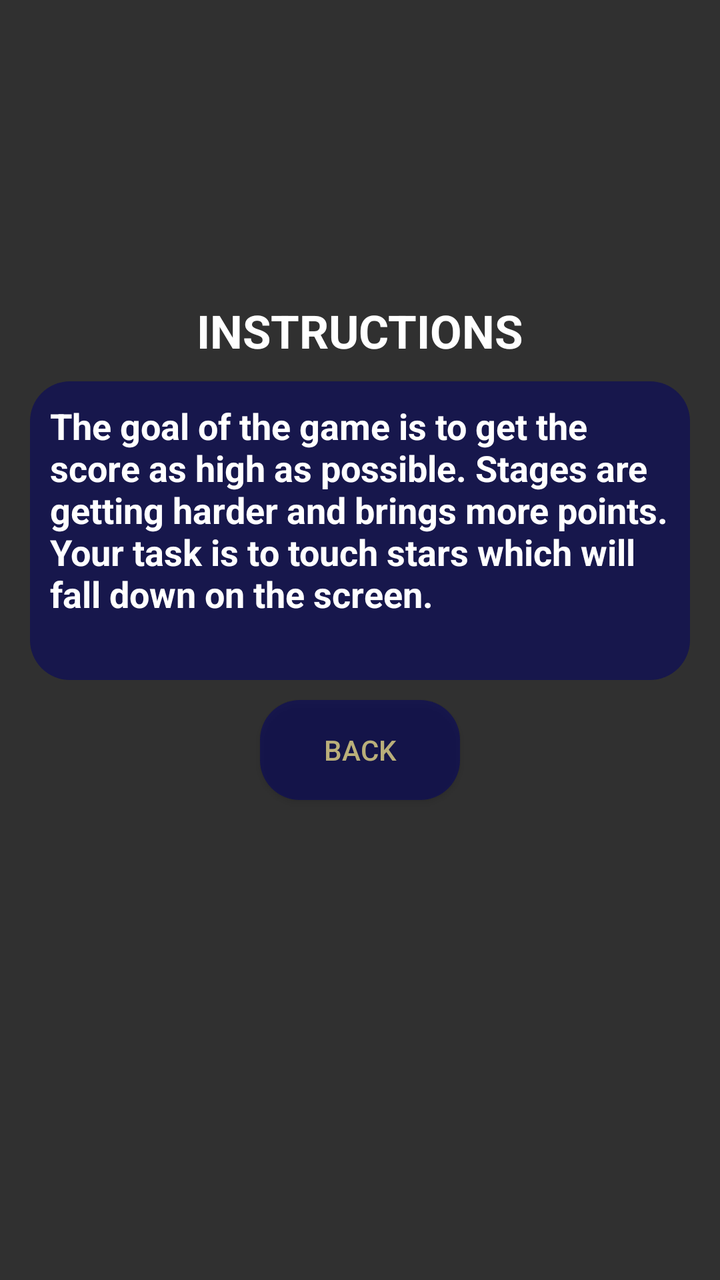
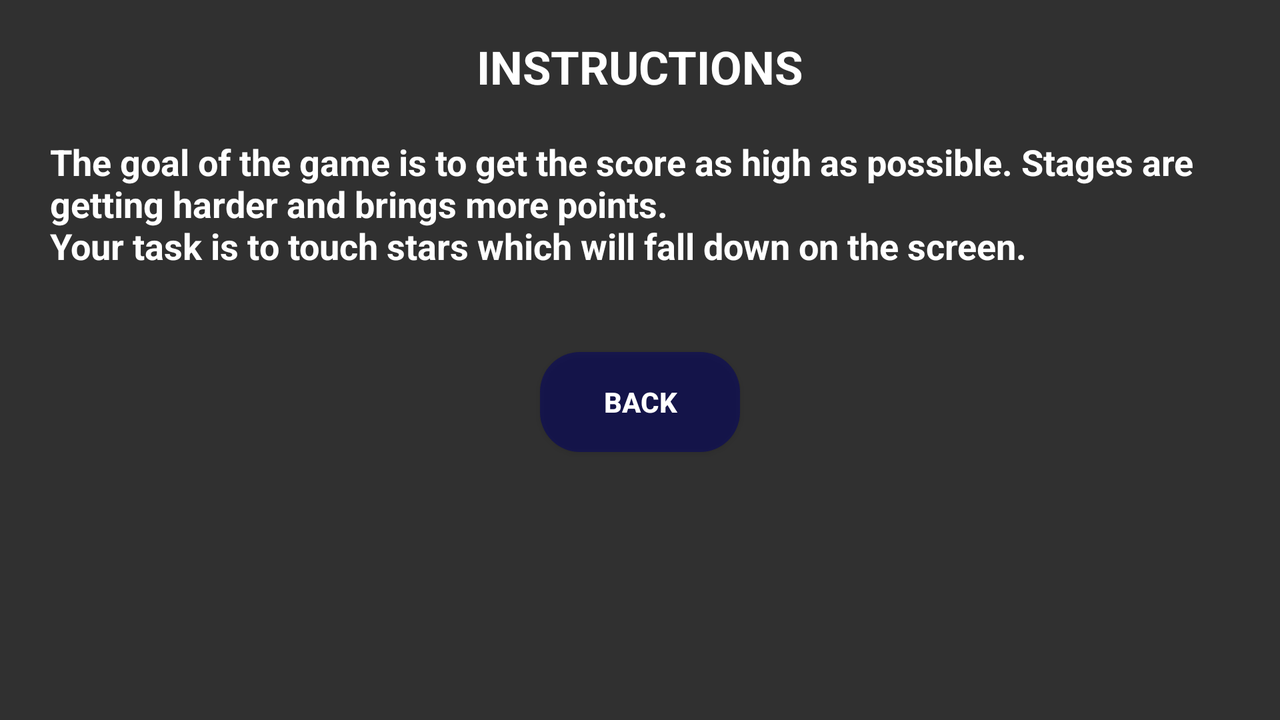

An Android layout and its configuration variant, each rendered on a device that would load it. The default file and the variant file are quoted in full after the pictures.
<!-- AndroidManifest.xml: application theme Theme.AppCompat.NoActionBar -->
<!-- res/layout/instructions_layout.xml -->
<?xml version="1.0" encoding="utf-8"?>
<androidx.constraintlayout.widget.ConstraintLayout xmlns:android="http://schemas.android.com/apk/res/android"
    xmlns:app="http://schemas.android.com/apk/res-auto"
    xmlns:tools="http://schemas.android.com/tools"
    android:layout_width="match_parent"
    android:layout_height="match_parent"
    tools:context=".view.MainMenuActivity"
    android:background="@drawable/kosmos">

    <ImageView
        android:id="@+id/bigStar"
        android:layout_width="100dp"
        android:layout_height="100dp"
        android:layout_marginTop="50dp"
        android:contentDescription="@string/app_name"
        android:src="@drawable/ic_star_black_24dp"
        app:layout_constraintEnd_toEndOf="parent"
        app:layout_constraintStart_toStartOf="parent"
        app:layout_constraintTop_toTopOf="parent" />

    <TextView
        android:id="@+id/appNameText"
        android:layout_width="wrap_content"
        android:layout_height="wrap_content"
        android:text="@string/instructions"
        android:textStyle="bold"
        android:textSize="@dimen/app_page_title"
        android:textColor="@android:color/white"
        app:layout_constraintEnd_toEndOf="parent"
        app:layout_constraintStart_toStartOf="parent"
        app:layout_constraintTop_toBottomOf="@id/bigStar" />

    <TextView
        android:id="@+id/instruction_info"
        style="@style/ButtonMenu"
        android:layout_width="match_parent"
        android:layout_height="wrap_content"
        android:layout_marginStart="@dimen/basic_text_margin"
        android:layout_marginEnd="@dimen/basic_text_margin"
        android:padding="@dimen/basic_text_padding"
        android:textSize="@dimen/basic_text_size"
        android:text="@string/instruction_info"
        android:onClick="menuOptionsListener"
        app:layout_constraintEnd_toEndOf="parent"
        app:layout_constraintStart_toStartOf="parent"
        app:layout_constraintTop_toBottomOf="@id/appNameText"/>

    <Button
        android:id="@+id/ok"
        android:layout_width="@dimen/dialog_button_width"
        android:layout_height="@dimen/dialog_button_height"
        android:background="@drawable/menu_button"
        android:text="@string/back"
        android:textColor="@color/yellowColor"
        android:layout_marginTop="@dimen/default_margin"
        android:onClick="menuOptionsListener"
        app:layout_constraintEnd_toEndOf="parent"
        app:layout_constraintStart_toStartOf="parent"
        app:layout_constraintTop_toBottomOf="@id/instruction_info" />
</androidx.constraintlayout.widget.ConstraintLayout>
<!-- resources referenced by this layout -->
<resources>
  <color name="yellowColor">#CBE4D786</color>
  <dimen name="app_page_title">23sp</dimen>
  <dimen name="basic_text_margin">15dp</dimen>
  <dimen name="basic_text_padding">10dp</dimen>
  <dimen name="basic_text_size">18sp</dimen>
  <dimen name="default_margin">10dp</dimen>
  <dimen name="dialog_button_height">50dp</dimen>
  <dimen name="dialog_button_width">100dp</dimen>
  <!-- drawable menu_button (drawable) -->
  <?xml version="1.0" encoding="utf-8"?>
  <shape xmlns:android="http://schemas.android.com/apk/res/android">
  <solid android:color="@color/buttonColorHalfTransparent"/>
      <corners android:radius="20dp" />
  </shape>
  <string name="app_name">Touch Star</string>
  <string name="back">Back</string>
  <string name="instruction_info">The goal of the game is to get the score as high as possible.
      Stages are getting harder and brings more points.\nYour task is to touch stars which will fall down on the screen.\n</string>
  <string name="instructions">INSTRUCTIONS</string>
  <style name="ButtonMenu">
          <item name="android:textColor">@android:color/white</item>
          <item name="android:textStyle">bold</item>
          <item name="android:layout_width">@dimen/main_menu_button_width</item>
          <item name="android:layout_height">@dimen/main_menu_button_height</item>
          <item name="android:layout_marginTop">@dimen/main_menu_button_margin_top</item>
          <item name="android:background">@drawable/menu_button</item>
      </style>
  <color name="buttonColorHalfTransparent">#95060660</color>
  <dimen name="main_menu_button_width">190dp</dimen>
  <dimen name="main_menu_button_height">50dp</dimen>
  <dimen name="main_menu_button_margin_top">10dp</dimen>
</resources>
<!-- res/layout-land/instructions_layout.xml (the repository's variant of the layout above) -->
<!-- drawn on the phone turned sideways -->
<?xml version="1.0" encoding="utf-8"?>
<androidx.constraintlayout.widget.ConstraintLayout xmlns:android="http://schemas.android.com/apk/res/android"
    xmlns:app="http://schemas.android.com/apk/res-auto"
    xmlns:tools="http://schemas.android.com/tools"
    android:layout_width="match_parent"
    android:layout_height="match_parent"
    tools:context=".view.MainMenuActivity"
    android:background="@drawable/background">

    <androidx.constraintlayout.widget.Guideline
        android:id="@+id/guidLine"
        android:layout_width="match_parent"
        android:layout_height="0dp"
        android:orientation="horizontal"
        app:layout_constraintGuide_percent=".05" />
    
    <TextView
        android:id="@+id/appNameText"
        android:layout_width="wrap_content"
        android:layout_height="wrap_content"
        android:text="@string/instructions"
        android:textStyle="bold"
        android:textSize="@dimen/app_page_title"
        android:textColor="@android:color/white"
        app:layout_constraintEnd_toEndOf="parent"
        app:layout_constraintStart_toStartOf="parent"
        app:layout_constraintTop_toBottomOf="@id/guidLine" />

    <TextView
        android:id="@+id/instruction_info"
        style="@style/ButtonMenu"
        android:layout_width="match_parent"
        android:layout_height="wrap_content"
        android:layout_marginStart="@dimen/basic_text_margin"
        android:layout_marginEnd="@dimen/basic_text_margin"
        android:padding="@dimen/basic_text_padding"
        android:background="@android:color/transparent"
        android:textSize="@dimen/basic_text_size"
        android:text="@string/instruction_info"
        android:onClick="menuOptionsListener"
        app:layout_constraintEnd_toEndOf="parent"
        app:layout_constraintStart_toStartOf="parent"
        app:layout_constraintTop_toBottomOf="@id/appNameText"/>

    <Button
        android:id="@+id/ok"
        android:layout_width="@dimen/dialog_button_width"
        android:layout_height="@dimen/dialog_button_height"
        style="@style/ButtonMenu"
        android:text="@string/back"
        android:onClick="menuOptionsListener"
        app:layout_constraintEnd_toEndOf="parent"
        app:layout_constraintStart_toStartOf="parent"
        app:layout_constraintTop_toBottomOf="@id/instruction_info" />
</androidx.constraintlayout.widget.ConstraintLayout>
<!-- resources referenced by the variant -->
<!-- as the phone turned sideways resolves them -->
<resources>
  <dimen name="app_page_title">23sp</dimen>
  <dimen name="basic_text_margin">15dp</dimen>
  <dimen name="basic_text_padding">10dp</dimen>
  <dimen name="basic_text_size">18sp</dimen>
  <dimen name="dialog_button_height">50dp</dimen>
  <dimen name="dialog_button_width">100dp</dimen>
  <string name="back">Back</string>
  <string name="instruction_info">The goal of the game is to get the score as high as possible.
      Stages are getting harder and brings more points.\nYour task is to touch stars which will fall down on the screen.\n</string>
  <string name="instructions">INSTRUCTIONS</string>
  <style name="ButtonMenu">
          <item name="android:textColor">@android:color/white</item>
          <item name="android:textStyle">bold</item>
          <item name="android:layout_width">@dimen/main_menu_button_width</item>
          <item name="android:layout_height">@dimen/main_menu_button_height</item>
          <item name="android:layout_marginTop">@dimen/main_menu_button_margin_top</item>
          <item name="android:background">@drawable/menu_button</item>
      </style>
  <dimen name="main_menu_button_width">190dp</dimen>
  <dimen name="main_menu_button_height">50dp</dimen>
  <dimen name="main_menu_button_margin_top">10dp</dimen>
  <!-- drawable menu_button (drawable) -->
  <?xml version="1.0" encoding="utf-8"?>
  <shape xmlns:android="http://schemas.android.com/apk/res/android">
  <solid android:color="@color/buttonColorHalfTransparent"/>
      <corners android:radius="20dp" />
  </shape>
  <color name="buttonColorHalfTransparent">#95060660</color>
</resources>
